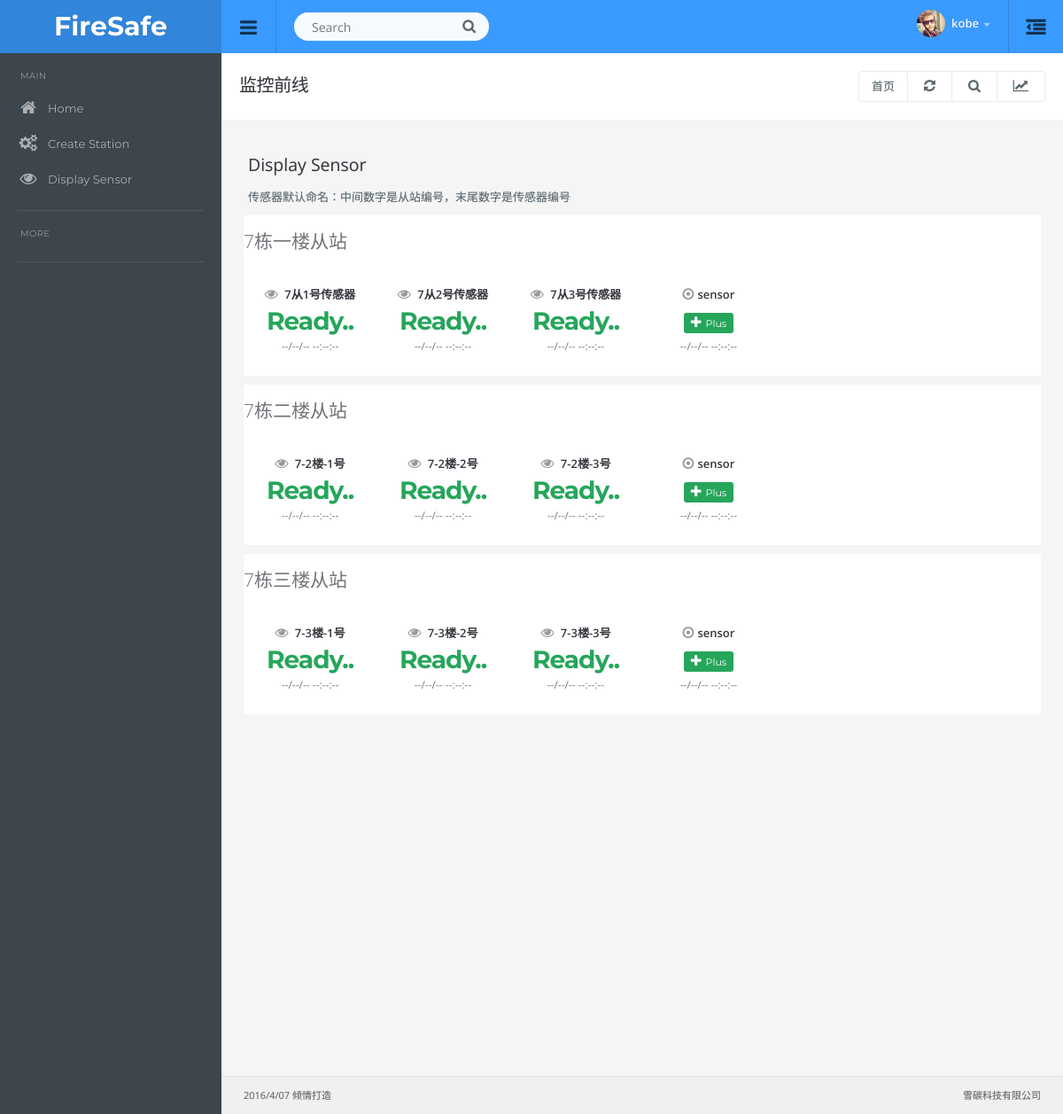
Before: /sensor/display (signed in) with the older database file.
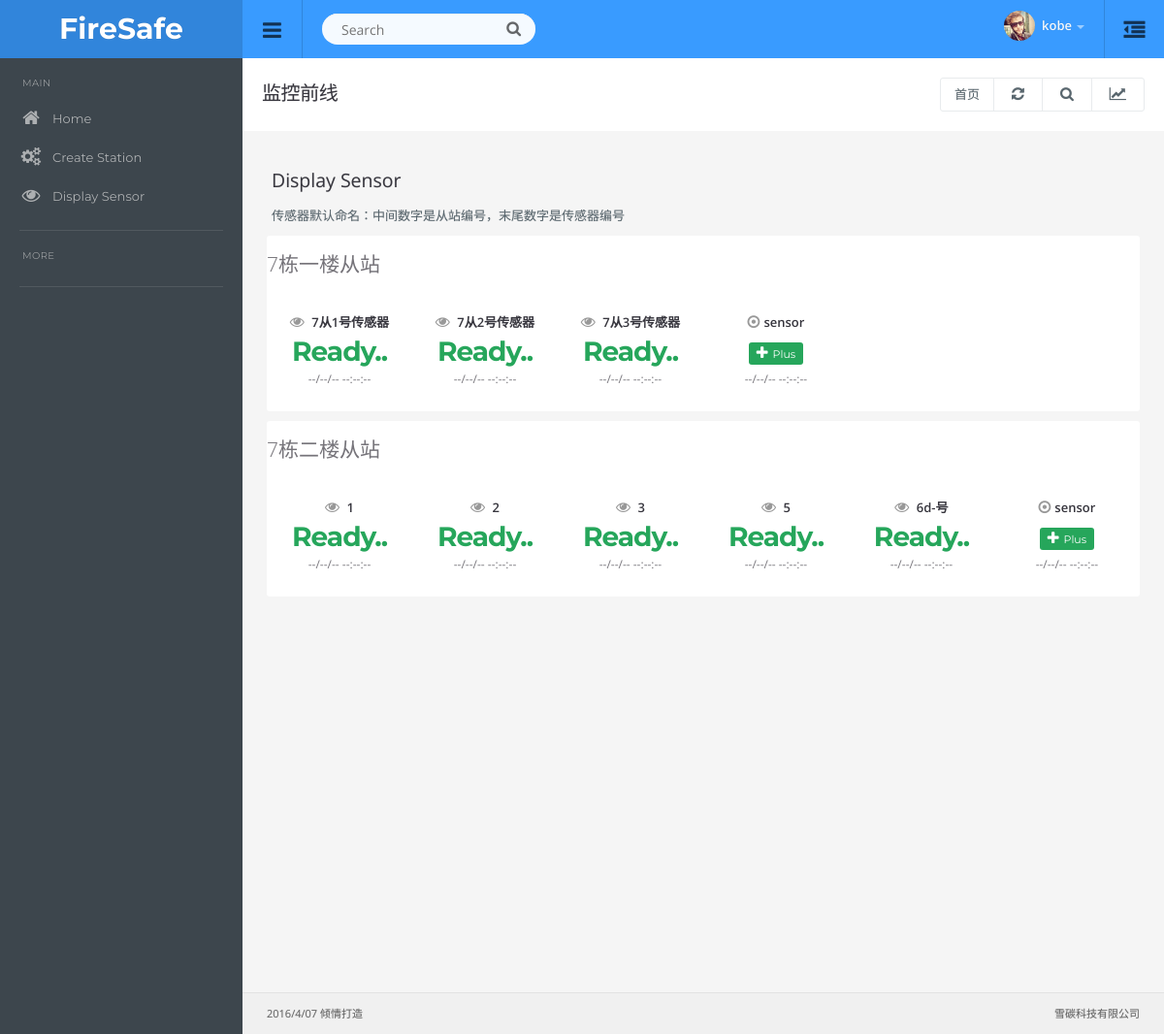
After: the same page with the newer database file.
### app/models.py (models this page shows, shortened)
class User(UserMixin, db.Model):
	__tablename__ = 'users'
	id            = db.Column(db.Integer,primary_key=True)
	email         = db.Column(db.String(64), unique=True, index=True)
	username      = db.Column(db.String(64),unique=True,index=True)
	role_id       = db.Column(db.Integer, db.ForeignKey('roles.id'))
	password_hash = db.Column(db.String(128))
	name          = db.Column(db.String(64))
	company       = db.Column(db.String(64))
	member_since  = db.Column(db.DateTime(), default=datetime.now)
	last_seen     = db.Column(db.DateTime(), default=datetime.now)
	understudy    = db.Column(db.Boolean(),default=True)
	def ping(self):
		self.last_seen = datetime.now()
		db.session.add(self)
	def can(self, permissions):
		return self.role is not None and \
		(self.role.permissions & permissions) == permissions
	def is_administrator(self):
		return self.can(Permission.ADMIN)
	class AnoymusUser(AnonymousUserMixin):
		def can(self, permissions):
			return False
		def is_administrator(self):
			return False
	login_manager.anonymous_user = AnoymusUser
	@property
	def password(self):
		raise AttributeError('password is not a readabel attribute')

class SonModel(db.Model):
    __tablename__ = 'sonmodels'
    id            = db.Column(db.Integer, primary_key=True)
    name 		  = db.Column(db.String(128), unique=True)
    slaveaddress  = db.Column(db.Integer, unique=True)
    location      = db.Column(db.String(128))
    sensorsNumber = db.Column(db.Integer)
    main_id       = db.Column(db.Integer, db.ForeignKey('mainmodels.id'))
    is_run        = db.Column(db.Boolean(), default=False)
    sensors       = db.relationship('Sensor', backref='sonmodel', lazy='dynamic')

class Sensor(db.Model):
	__tablename__ = 'sensors'
	id          = db.Column(db.Integer, primary_key=True)
	name		= db.Column(db.String(128), unique=True)
	location    = db.Column(db.String(128))
	slave_id    = db.Column(db.Integer)
	position    = db.Column(db.Integer)
	is_top      = db.Column(db.Boolean(), default=False)
	is_run      = db.Column(db.Boolean(), default=False)
	sonmodel_id = db.Column(db.Integer, db.ForeignKey('sonmodels.id'))

class SensorLog(db.Model):
	__tablename__ = 'sensorslog'
	id            = db.Column(db.Integer, primary_key=True)
	sensor_name   = db.Column(db.String(128), unique=True)
	position      = db.Column(db.Integer)
	slave_id      = db.Column(db.Integer)
	sensor_state  = db.Column(db.String(32), default=u'unOpen')
	create_time   = db.Column(db.DateTime(), default=datetime.now)
	updata_time   = db.Column(db.DateTime(), default=datetime.now)

### app/sensor/views.py (the view)
@sensor.route('/display')
@login_required
def display():
    sonmodel = SonModel.query.filter_by(is_run=False).all()
    if sonmodel is not None:
        for s in sonmodel:
            s.is_run = True
            count = 0
            while count < s.sensorsNumber:
                sname = 'Sensor_'+str(s.id)+'_'+str(count+1)
                sensor = Sensor(name=sname, location='default', slave_id=s.id, position=2*count)
                db.session.add(sensor)
                count += 1
            db.session.add(s)
            db.session.commit()
    sonmodels = SonModel.query.all()
    sensor = Sensor.query.all()
    slog = SensorLog.query.all()
    return render_template('displaysensor.html', sensor=sensor, sonmodels=sonmodels, sensorlog=slog)

### app/auth/views.py (called while the page is built)
@auth.before_app_request
def before_request():
	if current_user.is_authenticated():
		current_user.ping()

### app/main/__init__.py (called while the page is built)
@main.app_context_processor
def inject_permissions():
	return dict(Permission=Permission)

### app/models.py (called while the page is built)
@login_manager.user_loader
def load_user(user_id):
	return User.query.get(int(user_id))

### app/templates/displaysensor.html (shortened to what this page needs)
{% extends "base.html" %}
{% block content %}
  <div class="row">
    <div class="col-md-12">
      <h4>Display Sensor</h4>
        <p>传感器默认命名：中间数字是从站编号，末尾数字是传感器编号</p>
          {% for smodel in sonmodels %}
            <ul class="topstats clearfix">
              <p class="lead">{{ smodel.name }}</p>
              {% for sor in sensor %}
                {% if smodel.id == sor.slave_id %}
                  <li class="col-xs-6 col-lg-2">
                    <span class="title"><i class="fa fa-eye"></i> {{ sor.name }} </span>
                    {% if sor.is_run %}
                        {% for slog in sensorlog %}
                          {% if slog.slave_id == sor.slave_id and slog.position == sor.position %}
                              <h3 class="color-up" id="state_{{smodel.slaveaddress}}{{sor.position}}">
                                Ready..
                              </h3>
                          {% endif %}
                        {% endfor %}
                    {% else %}
                      <a href="{{ url_for('sensor.createSensor', id=sor.id) }}">
                        <h3 class="color-down">Not Started</h3>
                      </a>
                    {% endif %}
                    {% if sor.is_run %}
                      {% for slog in sensorlog %}
                        {% if slog.slave_id == sor.slave_id %}
                          {% if slog.position == sor.position %}
                            <span class="diff" id="time_{{smodel.slaveaddress}}{{sor.position}}">--/--/-- --:--:--</span>
                          {% endif %}
                        {% endif %}
                      {% endfor %}
                    {% endif %}
                  </li>
                {% endif %}
              {% endfor %}
              <li class="col-xs-6 col-lg-2" id="plusSensor">
                <span class="title"><i class="fa fa-dot-circle-o"></i>sensor</span>
                <h3><button onclick="plusSensor()" type="button" class="btn btn-success btn-xs"><i class="fa fa-plus"></i>Plus</button></h3>
                <span class="diff">--/--/-- --:--:--</span>
              </li>
            </ul>
          {% endfor %}
    </div>
  </div>
  <br><br><br><br><br><br><br><br><br>
  <br><br><br><br><br><br><br><br><br>
{% endblock %}

### app/templates/base.html (shortened to what this page needs)
<!DOCTYPE html>
<html lang="en">
  <head>
  {% block head %}
  <link href="/static/css/root.css" rel="stylesheet">
  {% endblock %}
  </head>
  <body>
  <div id="top" class="clearfix">
  	<div class="applogo">
  		<a href="{{ url_for('main.index') }}" class="logo">FireSafe</a>
  	</div>
    <a href="#" class="sidebar-open-button"><i class="fa fa-bars"></i></a>
    <form class="searchform">
      <input type="text" class="searchbox" id="searchbox" placeholder="Search">
      <span class="searchbutton"><i class="fa fa-search"></i></span>
    </form>
    <a href="#sidepanel" class="sidepanel-open-button"><i class="fa fa-outdent"></i></a>
    <ul class="top-right">
    {% if current_user.is_authenticated() %}
    <li class="dropdown link">
      <a href="#" data-toggle="dropdown" class="dropdown-toggle profilebox"><img src="/static/img/profileimg.png" alt="img"><b>{{current_user.username}}</b><span class="caret"></span></a>
    </li>
    {% else %}
    <a href="{{ url_for('auth.login') }}">
      <i class="fa fa-user"></i>&nbsp;&nbsp;Log In</a>
    </ul>
    {% endif %}
    </ul>
  </div>
<div class="sidebar clearfix">
<ul class="sidebar-panel nav">
  <li class="sidetitle">MAIN</li>
  <li><a href="{{ url_for('main.index') }}"><span class="icon color5"><i class="fa fa-home"></i></span>Home</a></li>
  <li><a href="{{ url_for('sensor.createSonModel') }}"><span class="icon color5"><i class="fa fa-cogs"></i></span>Create Station</a></li>
  <li><a href="{{ url_for('sensor.display') }}"><span class="icon color5"><i class="fa fa-eye"></i></span>Display Sensor</a></li>
</ul>
<ul class="sidebar-panel nav">
  <li class="sidetitle">MORE</li>
</ul>
</div>
<div class="content">
  <div class="page-header">
    <h1 class="title">监控前线</h1>
    <div class="right">
      <div class="btn-group" role="group" aria-label="...">
        <a href="{{ url_for('main.index') }}" class="btn btn-light">首页</a>
        <a href="#" class="btn btn-light"><i class="fa fa-refresh"></i></a>
        <a href="#" class="btn btn-light"><i class="fa fa-search"></i></a>
        <a href="#" class="btn btn-light" id="topstats"><i class="fa fa-line-chart"></i></a>
      </div>
    </div>
  </div>
<div class="container-default">
{% block content %}
{% endblock %}
</div>
<div class="row footer">
  {% block footer %}
  <div class="col-md-6 text-left">
  2016/4/07 倾情打造
  </div>
  <div class="col-md-6 text-right">
    雪碳科技有限公司
  </div>
  {% endblock %}
</div>
</div>
</body>
</html>

Changed rows visible on the page:
removed SonModel: name "7栋三楼从站", Sensor (name "7-3楼-1号")
removed Sensor: name "7-3楼-2号", shown under "7栋三楼从站"
removed Sensor: name "7-3楼-3号", shown under "7栋三楼从站"
changed SonModel "7栋二楼从站": gains Sensor (name "5")
changed Sensor (number 4 of 8 on the later page): name "7-2楼-1号" → "1"
changed Sensor (number 5 of 8 on the later page): name "7-2楼-2号" → "2"
changed Sensor (number 6 of 8 on the later page): name "7-2楼-3号" → "3"
added Sensor: name "6d-号", shown under SonModel "7栋二楼从站"
